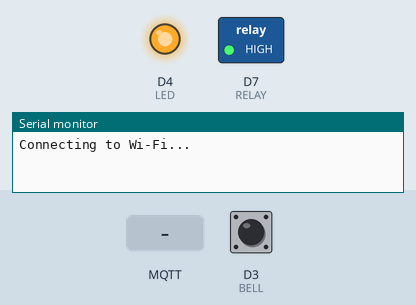
Recording of a sketch running on a simulated ESP8266 (NodeMCU). Shown: switched loads named in the sketch (green lamp = pin HIGH), output pins drawn as LEDs (lit = HIGH), the last lines printed to the serial monitor. The test bench sets the inputs (shaded band); at power-on: D3 (BELL) HIGH. WiFi joins after 1.5 s; servers stay silent unless stated; no MQTT or app messages arrive unless stated.

Above: at 0.1 s.
At 2.4 s:
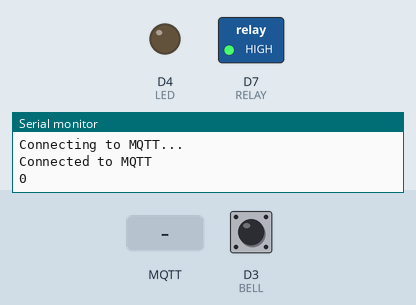
2.5 s: MQTT message "1" arrives on the first subscribed topic
At 2.75 s:
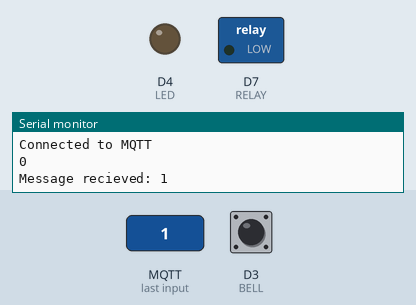
4.5 s: MQTT message "on" arrives on the first subscribed topic
6.0 s: MQTT message "off" arrives on the first subscribed topic
Timing chart, 0 to 9.0 s (numbered marks = the images above; inputs shaded):
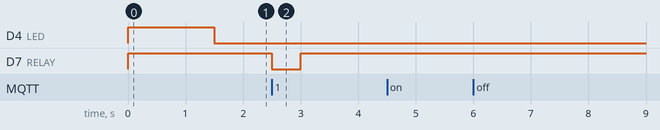

Measured:
- after the input at 2.5 s, D7 (RELAY): HIGH → LOW at once, → HIGH 0.50 s later

The sketch:

Main_door_OTA.ino
```cpp
#include <ArduinoOTA.h>

#include <ESP8266WiFi.h>
#include <Ticker.h>
#include <AsyncMqttClient.h>

#define WIFI_SSID ""
#define WIFI_PASSWORD ""

#define MQTT_HOST IPAddress(192, 168, 0, 100)
#define MQTT_PORT 1883

#define LED 2
#define RELAY D7
#define Subscribe_Channel "main_door"
#define Publish_Channel "status/main_door"
#define id "main_door"

// BELL RELATED CODE
#define BELL D3
int buttonState = 0;
long previousMillis = 0;        // will store last time LED was updated

// the follow variables is a long because the time, measured in miliseconds,
// will quickly become a bigger number than can be stored in an int.
long interval = 10000;           // interval at which to blink (milliseconds)

AsyncMqttClient mqttClient;
Ticker mqttReconnectTimer;
Ticker bellCheckTimer;
Ticker switchTimer;
Ticker wifiReconnectTimer;

WiFiEventHandler wifiConnectHandler;
WiFiEventHandler wifiDisconnectHandler;

void connectToWifi() {
  Serial.println("Connecting to Wi-Fi...");
  WiFi.begin(WIFI_SSID, WIFI_PASSWORD);
}

void onWifiConnect(const WiFiEventStationModeGotIP& event) {
  Serial.println("Connected to Wi-Fi.");
  connectToMqtt();
  initalizeOTA();
}

void onWifiDisconnect(const WiFiEventStationModeDisconnected& event) {
  Serial.println("Disconnected from Wi-Fi.");
  mqttReconnectTimer.detach(); // ensure we don't reconnect to MQTT while reconnecting to Wi-Fi
  wifiReconnectTimer.once(2, connectToWifi);
}

void initalizeOTA() {
  // Hostname defaults to esp8266-[ChipID]
  ArduinoOTA.setHostname(id);

  // No authentication by default
  ArduinoOTA.setPassword("esp8266");

  ArduinoOTA.onStart([]() {
    String type;
    if (ArduinoOTA.getCommand() == U_FLASH)
      type = "sketch";
    else // U_SPIFFS
      type = "filesystem";

    // NOTE: if updating SPIFFS this would be the place to unmount SPIFFS using SPIFFS.end()
    Serial.println("Start updating " + type);
  });
  ArduinoOTA.onEnd([]() {
    Serial.println("\nEnd");
  });
  ArduinoOTA.onProgress([](unsigned int progress, unsigned int total) {
    Serial.printf("Progress: %u%%\r", (progress / (total / 100)));
  });
  ArduinoOTA.onError([](ota_error_t error) {
    Serial.printf("Error[%u]: ", error);
    if (error == OTA_AUTH_ERROR) Serial.println("Auth Failed");
    else if (error == OTA_BEGIN_ERROR) Serial.println("Begin Failed");
    else if (error == OTA_CONNECT_ERROR) Serial.println("Connect Failed");
    else if (error == OTA_RECEIVE_ERROR) Serial.println("Receive Failed");
    else if (error == OTA_END_ERROR) Serial.println("End Failed");
  });
  ArduinoOTA.begin();
}

void connectToMqtt() {
  Serial.println("Connecting to MQTT...");
  mqttClient.connect();
}

void onMqttConnect(bool sessionPresent) {
  Serial.println("Connected to MQTT");
  ledOn();
  Serial.println(sessionPresent);
  mqttClient.subscribe(Subscribe_Channel, 1);
  mqttClient.publish(Publish_Channel, 0, false, "Module is Online!");
  bellCheckTimer.attach_ms(500, checkBell);
}

void onMqttDisconnect(AsyncMqttClientDisconnectReason reason) {
  Serial.println("Disconnected from MQTT.");
  bellCheckTimer.detach();
  if (WiFi.isConnected()) {
    mqttReconnectTimer.once(2, connectToMqtt);
  }
}

void onMqttSubscribe(uint16_t packetId, uint8_t qos) {
  Serial.println("Subscribe acknowledged.");
  Serial.print("  packetId: ");
  Serial.println(packetId);
  Serial.print("  qos: ");
  Serial.println(qos);
}

void onMqttUnsubscribe(uint16_t packetId) {
  Serial.println("Unsubscribe acknowledged.");
  Serial.print("  packetId: ");
  Serial.println(packetId);
}

void onMqttMessage(char* topic, char* payload, AsyncMqttClientMessageProperties properties, size_t len, size_t index, size_t total) {
  Serial.print("Message recieved: ");
  Serial.println(payload);

  char message = payload[0];
  if (message == '1') {
    triggerSwitch();
  }
}

void onMqttPublish(uint16_t packetId) {
  Serial.println("Publish acknowledged.");
  Serial.print("  packetId: ");
  Serial.println(packetId);
}

void ledOff() {
  digitalWrite(LED, HIGH);
}

void ledOn() {
  digitalWrite(LED, LOW);
}

void relayOff() {
  digitalWrite(RELAY, HIGH);
}

void bellOff() {
  pinMode(BELL, OUTPUT);
  digitalWrite(BELL, HIGH);
  pinMode(BELL, INPUT);
}

void triggerSwitch() {
  digitalWrite(RELAY, LOW);
  switchTimer.once(0.5, relayOff);
}

void sendAlert() {
  unsigned long currentMillis = millis();
  if(currentMillis - previousMillis > interval) {
    // save the last time the bell was pushed
    previousMillis = currentMillis;
    mqttClient.publish("bell", 0, false, "1");
  }
}

void checkBell() {
  buttonState = digitalRead(BELL);
  if (buttonState == LOW) {
      bellOff();
      sendAlert();
  }
}

void setup() {
  pinMode(RELAY, OUTPUT);
  pinMode(LED, OUTPUT);
  pinMode(BELL, INPUT);

  Serial.begin(115200);
  Serial.println();

  // Initialize LED to HIGH
  relayOff();
  ledOff();
  bellOff();

  wifiConnectHandler = WiFi.onStationModeGotIP(onWifiConnect);
  wifiDisconnectHandler = WiFi.onStationModeDisconnected(onWifiDisconnect);

  mqttClient.onConnect(onMqttConnect);
  mqttClient.onDisconnect(onMqttDisconnect);
  mqttClient.onSubscribe(onMqttSubscribe);
  mqttClient.onUnsubscribe(onMqttUnsubscribe);
  mqttClient.onMessage(onMqttMessage);
  mqttClient.onPublish(onMqttPublish);
  mqttClient.setClientId(id);
  mqttClient.setServer(MQTT_HOST, MQTT_PORT);

  connectToWifi();
}

void loop() {
  ArduinoOTA.handle();
}
```
